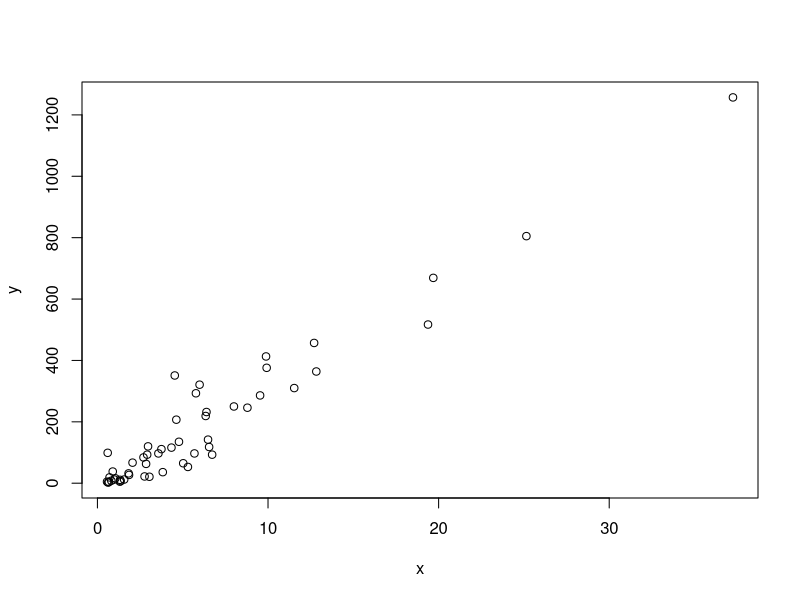
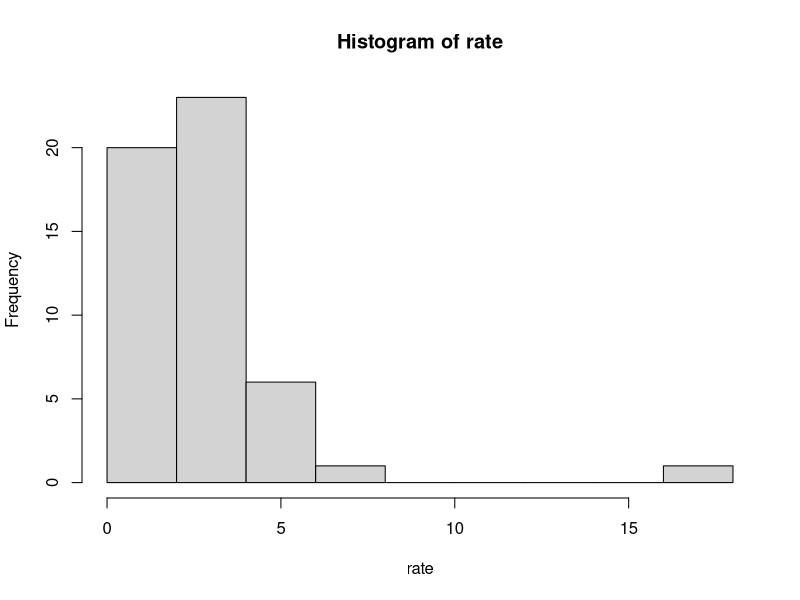
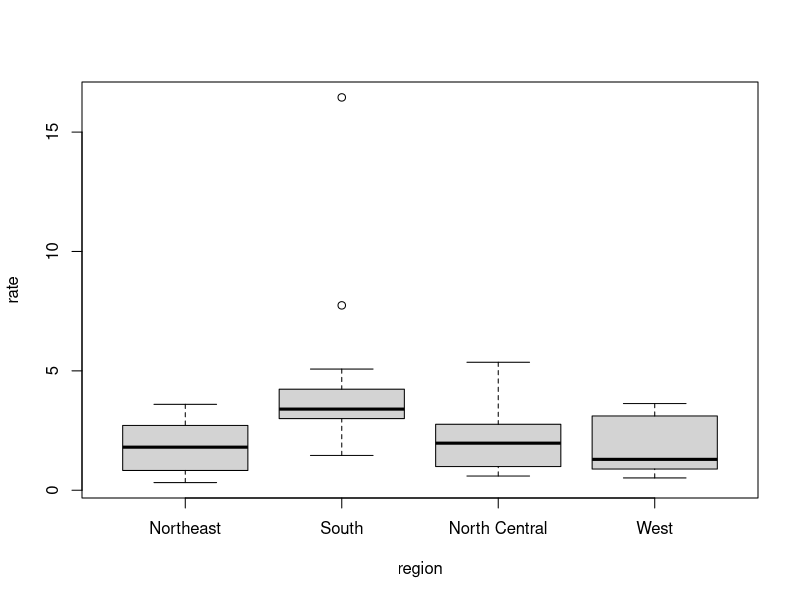
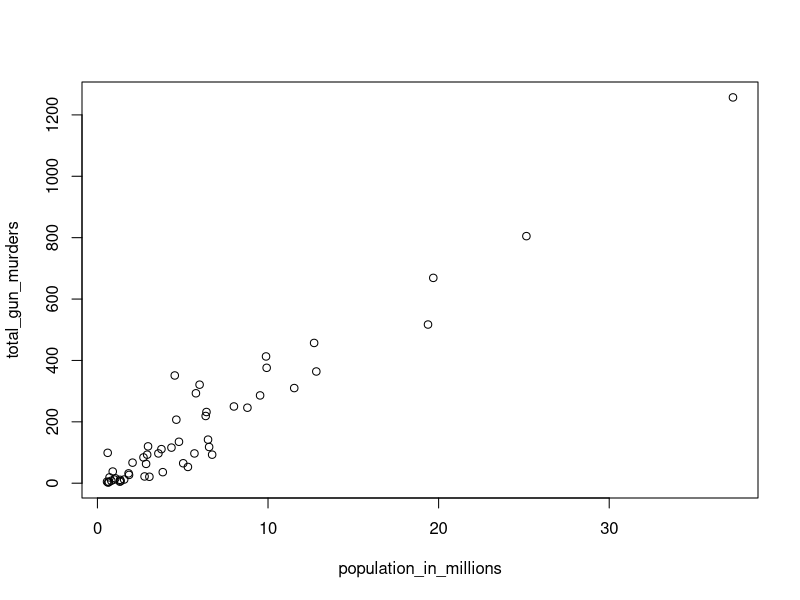
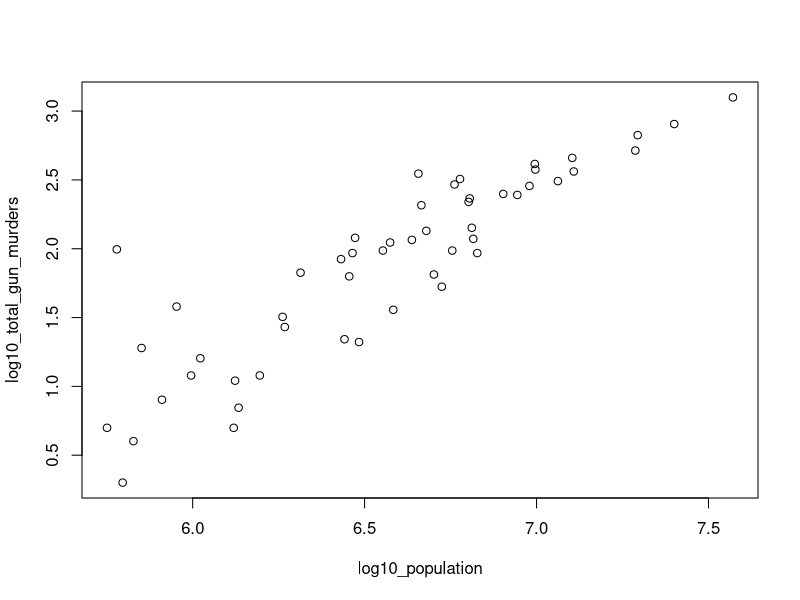
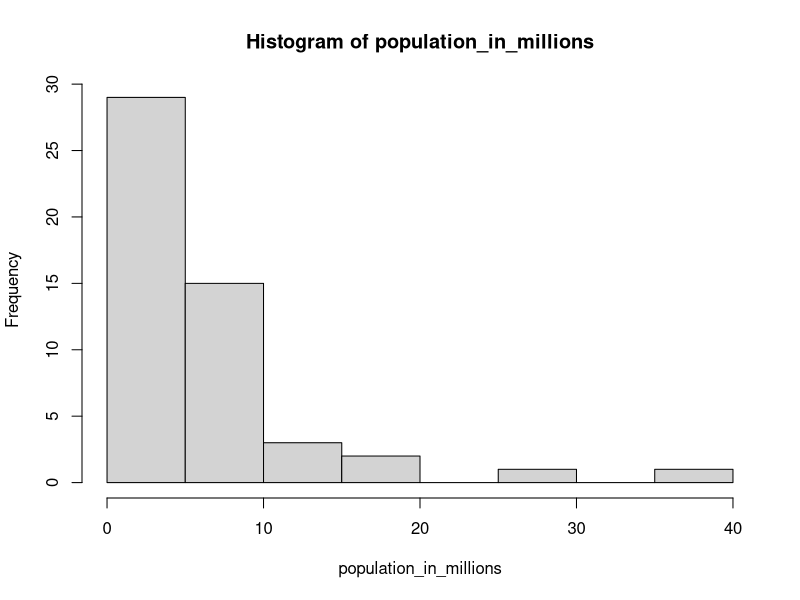
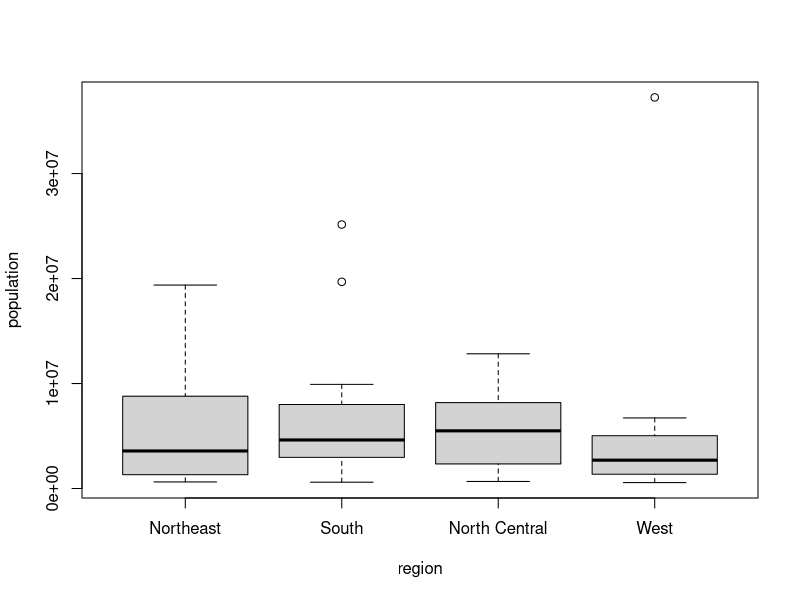
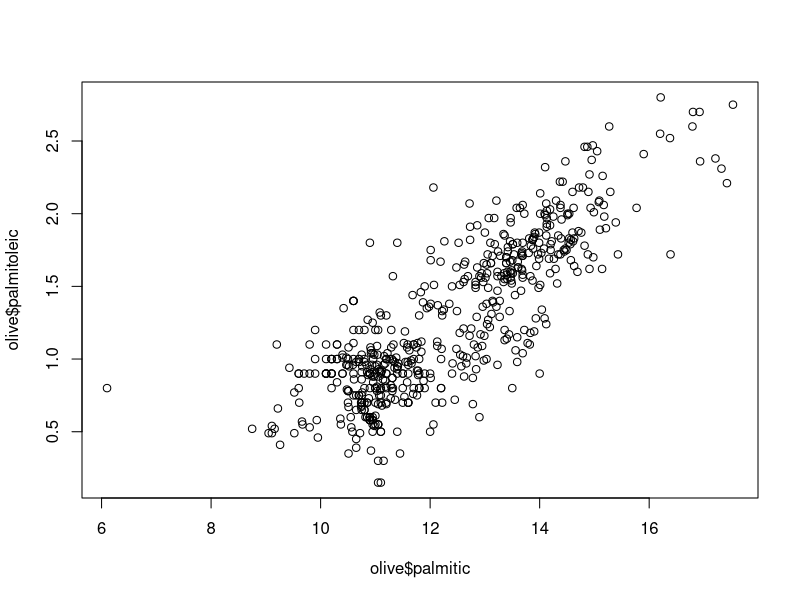

These figures' R source, in order:
## ---- chunk 1
knitr::opts_chunk$set(echo = TRUE)
## ---- chunk 2
# installing the dslabs package
if(!require(dslabs)) install.packages("dslabs")

# loading the dslabs package into the R session
library(dslabs)
## ---- chunk 3
# assigning values to variables
a <- 1
b <- 1
c <- -1

# solving the quadratic equation
(-b + sqrt(b^2 - 4*a*c) ) / ( 2*a )
(-b - sqrt(b^2 - 4*a*c) ) / ( 2*a )
## ---- chunk 4
# Here is how you compute the sum for the first 20 integers
20*(20+1)/2 

# However, we can define a variable to use the formula for other values of n
n <- 20
n*(n+1)/2

n <- 25
n*(n+1)/2

# Below, write code to calculate the sum of the first 100 integers
n<-100
n*(n+1)/2
## ---- chunk 5
# Below, write code to calculate the sum of the first 1000 integers 
n<-1000
n*(n+1)/2
## ---- chunk 6
n <- 1000
x <- seq(1, n)
sum(x)
## ---- chunk 7
# log to the base 2 
log2(16)

# sqrt of the log to the base 2 of 16:
sqrt(log2(16))

# Compute log to the base 10 (log10) of the sqrt of 100. Do not use variables.
log10(sqrt(100))
## ---- chunk 8
# loading the the murders dataset
data(murders)

# determining that the murders dataset is of the "data frame" class
class(murders)
# finding out more about the structure of the object
str(murders)
# showing the first 6 lines of the dataset
head(murders)

# using the accessor operator to obtain the population column
murders$population
# displaying the variable names in the murders dataset
names(murders)
# determining how many entries are in a vector
pop <- murders$population
length(pop)
# vectors can be of class numeric and character
class(pop)
class(murders$state)

# logical vectors are either TRUE or FALSE
z <- 3 == 2
z
class(z)

# factors are another type of class
class(murders$region)
# obtaining the levels of a factor
levels(murders$region)
## ---- chunk 9
str(murders)
## ---- chunk 10
# Use the function names to extract the variable names 
names(murders)
## ---- chunk 11
# To access the population variable from the murders dataset use this code:
p <- murders$population 

# To determine the class of object `p` we use this code:
class(p)

# Use the accessor to extract state abbreviations and assign it to a
a <- murders$abb

# Determine the class of a
class(a)
## ---- chunk 12
# We extract the population like this:
p <- murders$population

# This is how we do the same with the square brackets:
o <- murders[["population"]]

# We can confirm these two are the same
identical(o, p)

# Use square brackets to extract `abb` from `murders` and assign it to b
b <- murders[["abb"]]

# Check if `a` and `b` are identical 
identical(a, b)
## ---- chunk 13
# We can see the class of the region variable using class
class(murders$region)

# Determine the number of regions included in this variable 
length(levels(murders$region))
## ---- chunk 14
# Here is an example of what the table function does
x <- c("a", "a", "b", "b", "b", "c")
table(x)

# Write one line of code to show the number of states per region
table(murders$region)
## ---- chunk 15
options(digits = 3)
a <- 2
b <- -1
c <- -4
(-b+sqrt(b^2-4*a*c))/(2*a)
(-b-sqrt(b^2-4*a*c))/(2*a)
## ---- chunk 16
log(1024, base = 4)
## ---- chunk 17
data(movielens)
str(movielens)
## ---- chunk 18
nlevels(movielens$genres)
## ---- chunk 19
# We may create vectors of class numeric or character with the concatenate function
codes <- c(380, 124, 818)
country <- c("italy", "canada", "egypt")

# We can also name the elements of a numeric vector
# Note that the two lines of code below have the same result
codes <- c(italy = 380, canada = 124, egypt = 818)
codes <- c("italy" = 380, "canada" = 124, "egypt" = 818)

# We can also name the elements of a numeric vector using the names() function
codes <- c(380, 124, 818)
country <- c("italy","canada","egypt")
names(codes) <- country

# Using square brackets is useful for subsetting to access specific elements of a vector
codes[2]
codes[c(1,3)]
codes[1:2]

# If the entries of a vector are named, they may be accessed by referring to their name
codes["canada"]
codes[c("egypt","italy")]
## ---- chunk 20
# Here is an example creating a numeric vector named cost
cost <- c(50, 75, 90, 100, 150)

# Create a numeric vector to store the temperatures listed in the instructions into a vector named temp
# Make sure to follow the same order in the instructions
temp <- c("Beijing"=35, "Lagos"=88, "Paris"=42, "Rio de Janeiro"=84, "San Juan"=81, "Toronto"=30)
cost
temp
class(temp)
## ---- chunk 21
# here is an example of how to create a character vector
food <- c("pizza", "burgers", "salads", "cheese", "pasta")

# Create a character vector called city to store the city names
# Make sure to follow the same order as in the instructions
city <- c("Beijing", "Lagos", "Paris", "Rio de Janeiro", "San Juan", "Toronto")
## ---- chunk 22
# Associate the cost values with its corresponding food item
cost <- c(50, 75, 90, 100, 150)
food <- c("pizza", "burgers", "salads", "cheese", "pasta")
names(cost) <- food

# You already wrote this code
temp <- c(35, 88, 42, 84, 81, 30)
city <- c("Beijing", "Lagos", "Paris", "Rio de Janeiro", "San Juan", "Toronto")

# Associate the temperature values with its corresponding city
names(temp) <- city
temp
## ---- chunk 23
# cost of the last 3 items in our food list:
cost[3:5]

# temperatures of the first three cities in the list:
temp[1:3]
## ---- chunk 24
# Access the cost of pizza and pasta from our food list 
cost[c(1,5)]

# Define temp
temp <- c(35, 88, 42, 84, 81, 30)
city <- c("Beijing", "Lagos", "Paris", "Rio de Janeiro", "San Juan", "Toronto")
names(temp) <- city

# Access the temperatures of Paris and San Juan
temp[c(3,5)]
## ---- chunk 25
# Create a vector m of integers that starts at 32 and ends at 99.
m <- 32:99

# Determine the length of object m.
length(m)

# Create a vector x of integers that starts at 12 and ends at 73.
x <- 12:73

# Determine the length of object x.
length(x)
## ---- chunk 26
# Create a vector with the multiples of 7, smaller than 50.
seq(7, 49, 7) 

# Create a vector containing all the positive odd numbers smaller than 100.
# The numbers should be in ascending order
seq(1,99,2)
## ---- chunk 27
# We can create a vector with the multiples of 7, smaller than 50 like this 
seq(7, 49, 7) 

# But note that the second argument does not need to be the last number
# It simply determines the maximum value permitted
# so the following line of code produces the same vector as seq(7, 49, 7)
seq(7, 50, 7)

# Create a sequence of numbers from 6 to 55, with 4/7 increments and determine its length
length(seq(6,55,4/7))
## ---- chunk 28
# Store the sequence in the object a
a <- seq(1, 10, length.out = 100)

# Determine the class of a
class(a)
## ---- chunk 29
# Store the sequence in the object a
a <- seq(1,10)

# Determine the class of a
class(a)
## ---- chunk 30
# Check the class of 1, assigned to the object a
class(1)

# Confirm the class of 1L is integer
class(1L)
## ---- chunk 31
# Define the vector x
x <- c(1, 3, 5,"a")

# Note that the x is character vector
x

# Typecast the vector to get an integer vector
# You will get a warning but that is ok
x <- as.numeric(x)
x
## ---- chunk 32
# Access the `state` variable and store it in an object 
states <- murders$state 

# Sort the object alphabetically and redefine the object 
states <- sort(states) 

# Report the first alphabetical value  
states[1]

# Access population values from the dataset and store it in pop
pop <- murders$population

# Sort the object and save it in the same object
pop <- sort(pop)

# Report the smallest population size 
pop[1]
## ---- chunk 33
# Access population from the dataset and store it in pop
pop <- murders$population

# Use the command order to find the vector of indexes that order pop and store in object ord
ord <- order(pop)

# Find the index number of the entry with the smallest population size
ord[1]
## ---- chunk 34
# Find the index of the smallest value for variable total 
which.min(murders$total)

# Find the index of the smallest value for population
which.min(murders$population)
## ---- chunk 35
# Define the variable i to be the index of the smallest state
i <- which.min(murders$population)

# Define variable states to hold the states
states <- murders$state

# Use the index you just defined to find the state with the smallest population
states[i]
## ---- chunk 36
# Store temperatures in an object 
temp <- c(35, 88, 42, 84, 81, 30)

# Store city names in an object 
city <- c("Beijing", "Lagos", "Paris", "Rio de Janeiro", "San Juan", "Toronto")

# Create data frame with city names and temperature 
city_temps <- data.frame(name = city, temperature = temp)

# Define a variable states to be the state names 
states <- murders$state

# Define a variable ranks to determine the population size ranks 
ranks <- rank(murders$population)

# Create a data frame my_df with the state name and its rank
my_df <- data.frame(name = states, rank = ranks)
## ---- chunk 37
# Define a variable states to be the state names from the murders data frame
states <- murders$state

# Define a variable ranks to determine the population size ranks 
ranks <- rank(murders$population)

# Define a variable ind to store the indexes needed to order the population values
ind <- order(murders$population)

# Create a data frame my_df with the state name and its rank and ordered from least populous to most 
my_df <- data.frame(states = states[ind], ranks = ranks[ind])
## ---- chunk 38
# Using new dataset 
library(dslabs)
data(na_example)

# Checking the structure 
str(na_example)

# Find out the mean of the entire dataset 
mean(na_example)

# Use is.na to create a logical index ind that tells which entries are NA
ind <- is.na(na_example)

# Determine how many NA ind has using the sum function
sum(ind)
## ---- chunk 39
# Note what we can do with the ! operator
x <- c(1, 2, 3)
ind <- c(FALSE, TRUE, FALSE)
x[!ind]

# Create the ind vector
library(dslabs)
data(na_example)
ind <- is.na(na_example)

# We saw that this gives an NA
mean(na_example)

# Compute the average, for entries of na_example that are not NA
mean(na_example[!ind])
## ---- chunk 40
# The name of the state with the maximum population is found by doing the following
murders$state[which.max(murders$population)]

# how to obtain the murder rate
murder_rate <- murders$total / murders$population * 100000

# ordering the states by murder rate, in decreasing order
murders$state[order(murder_rate, decreasing=TRUE)]
## ---- chunk 41
# Assign city names to `city` 
city <- c("Beijing", "Lagos", "Paris", "Rio de Janeiro", "San Juan", "Toronto")

# Store temperature values in `temp`
temp <- c(35, 88, 42, 84, 81, 30)

# Convert temperature into Celsius and overwrite the original values of 'temp' with these Celsius values
temp <- 5/9 * (temp -32)

# Create a data frame `city_temps` 
city_temps <- data.frame(name = city, temperature = temp)
## ---- chunk 42
# Define an object `x` with the numbers 1 through 100
x <- seq(1,100)

# Compute the sum 
sum((1/x)^2)
## ---- chunk 43
# Store the per 100,000 murder rate for each state in murder_rate
murder_rate <- murders$total / murders$population * 100000

# Calculate the average murder rate in the US 
mean(murder_rate)
## ---- chunk 44
x <- c(2, 43, 27, 96, 18)
sort(x)
order(x)
rank(x)
## ---- chunk 45
x <- c(2, 43, 27, 96, 18)
min(x)
which.min(x)
max(x)
which.max(x)
## ---- chunk 46
name <- c("Mandi", "Amy", "Nicole", "Olivia")
distance <- c(0.8, 3.1, 2.8, 4.0)
time <- c(10, 30, 40, 50)
## ---- chunk 47
hours <- time/60
hours[4]
## ---- chunk 48
speed <- distance/hours
speed[1]
## ---- chunk 49
name[which.max(speed)]
## ---- chunk 50
# defining murder rate as before
murder_rate <- murders$total / murders$population * 100000
# creating a logical vector that specifies if the murder rate in that state is less than or equal to 0.71
index <- murder_rate <= 0.71
# determining which states have murder rates less than or equal to 0.71
murders$state[index]
# calculating how many states have a murder rate less than or equal to 0.71
sum(index)

# creating the two logical vectors representing our conditions
west <- murders$region == "West"
safe <- murder_rate <= 1
# defining an index and identifying states with both conditions true
index <- safe & west
murders$state[index]
## ---- chunk 51
# to determine the murder rate in Massachusetts we may do the following
ind <- which(murders$state == "Massachusetts")
murder_rate[ind]

# to obtain the indices and subsequent murder rates of New York, Florida, Texas, we do:
ind <- match(c("New York", "Florida", "Texas"), murders$state)
ind
murder_rate[ind]

# to see if Boston, Dakota, and Washington are states
c("Boston", "Dakota", "Washington") %in% murders$state
## ---- chunk 52
# Store the murder rate per 100,000 for each state, in `murder_rate`
murder_rate <- murders$total / murders$population * 100000

# Store the `murder_rate < 1` in `low` 
low <- murder_rate < 1
## ---- chunk 53
# Store the murder rate per 100,000 for each state, in murder_rate
murder_rate <- murders$total/murders$population*100000

# Store the murder_rate < 1 in low 
low <- murder_rate < 1

# Get the indices of entries that are below 1
ind <- which(low)
ind
## ---- chunk 54
# Store the murder rate per 100,000 for each state, in murder_rate
murder_rate <- murders$total/murders$population*100000

# Store the murder_rate < 1 in low 
low <- murder_rate < 1

# Names of states with murder rates lower than 1
murders$state[low]
## ---- chunk 55
# Store the murder rate per 100,000 for each state, in `murder_rate`
murder_rate <- murders$total/murders$population*100000

# Store the `murder_rate < 1` in `low` 
low <- murder_rate < 1

# Create a vector ind for states in the Northeast and with murder rates lower than 1. 
northeast <- murders$region == "Northeast"
ind <- low & northeast

# Names of states in `ind` 
murders$state[ind]
## ---- chunk 56
# Store the murder rate per 100,000 for each state, in murder_rate
murder_rate <- murders$total/murders$population*100000


# Compute the average murder rate using `mean` and store it in object named `avg`
avg <- mean(murder_rate)

# How many states have murder rates below avg ? Check using sum 
ind <- murder_rate < avg
sum(ind)
## ---- chunk 57
# Store the 3 abbreviations in a vector called `abbs` (remember that they are character vectors and need quotes)
abbs <- c("AK", "MI", "IA")

# Match the abbs to the murders$abb and store in ind
ind <- match(abbs, murders$abb)

# Print state names from ind
murders$state[ind]
## ---- chunk 58
# Store the 5 abbreviations in `abbs`. (remember that they are character vectors)
abbs <- c("MA", "ME", "MI", "MO", "MU")

# Use the %in% command to check if the entries of abbs are abbreviations in the the murders data frame
abbs%in%murders$abb
## ---- chunk 59
# Store the 5 abbreviations in abbs. (remember that they are character vectors)
abbs <- c("MA", "ME", "MI", "MO", "MU") 

# Use the `which` command and `!` operator to find out which index abbreviations are not actually part of the dataset and store in `ind`
ind <- which(!abbs%in%murders$abb)

# Names of abbreviations in `ind`
abbs[ind]
## ---- chunk 60
# installing and loading the dplyr package
if(!require(dplyr)) install.packages("dplyr")
library(dplyr)

# adding a column with mutate
library(dslabs)
data("murders")
murders <- mutate(murders, rate = total / population * 100000)

# subsetting with filter
filter(murders, rate <= 0.71)

# selecting columns with select
new_table <- select(murders, state, region, rate)

# using the pipe
murders %>% select(state, region, rate) %>% filter(rate <= 0.71)
## ---- chunk 61
# creating a data frame with stringAsFactors = FALSE
grades <- data.frame(names = c("John", "Juan", "Jean", "Yao"), 
                     exam_1 = c(95, 80, 90, 85), 
                     exam_2 = c(90, 85, 85, 90),
                     stringsAsFactors = FALSE)
## ---- chunk 62
# Redefine murders so that it includes a column named rate with the per 100,000 murder rates
murders <- mutate(murders, rate = total / population * 100000)

## ---- chunk 63
# Note that if you want ranks from highest to lowest you can take the negative and then compute the ranks 
x <- c(88, 100, 83, 92, 94)
rank(-x)

# Defining rate
rate <-  murders$total/ murders$population * 100000

# Redefine murders to include a column named rank
# with the ranks of rate from highest to lowest
murders <- mutate(murders, rank = rank(-rate))
## ---- chunk 64
# Use select to only show state names and abbreviations from murders
select(murders, state, abb)
## ---- chunk 65
# Add the necessary columns
murders <- mutate(murders, rate = total/population * 100000, rank = rank(-rate))

# Filter to show the top 5 states with the highest murder rates
filter(murders, rank <= 5)
## ---- chunk 66
# Use filter to create a new data frame no_south
no_south <- filter(murders, region != "South")

# Use nrow() to calculate the number of rows
nrow(no_south)
## ---- chunk 67
# Create a new data frame called murders_nw with only the states from the northeast and the west
murders_nw <- filter(murders, region %in% c("Northeast", "West"))

# Number of states (rows) in this category 
nrow(murders_nw)
## ---- chunk 68
# add the rate column
murders <- mutate(murders, rate =  total / population * 100000, rank = rank(-rate))

# Create a table, call it my_states, that satisfies both the conditions
my_states <- filter(murders, rate < 1 & region %in% c("Northeast", "West"))

# Use select to show only the state name, the murder rate and the rank
select(my_states, state, rate, rank)
## ---- chunk 69
## Define the rate column
murders <- mutate(murders, rate =  total / population * 100000, rank = rank(-rate))

# show the result and only include the state, rate, and rank columns, all in one line
filter(murders, region %in% c("Northeast", "West") & rate < 1) %>% select(state, rate, rank)
## ---- chunk 70
# Loading the table
data(murders)

# Create new data frame called my_states (with specifications in the instructions)
my_states <- murders %>% mutate(rate =  total / population * 100000, rank = rank(-rate)) %>% filter(region %in% c("Northeast", "West") & rate < 1) %>% select(state, rate, rank)
## ---- chunk 71
# a simple scatterplot of total murders versus population
x <- murders$population / 10^6
y <- murders$total
plot(x, y)

# a histogram of murder rates
hist(rate)

# boxplots of murder rates by region
boxplot(rate~region, data = murders)
## ---- chunk 72
population_in_millions <- murders$population/10^6
total_gun_murders <- murders$total

plot(population_in_millions, total_gun_murders)

# Transform population using the log10 transformation and save to object log10_population
log10_population <- log10(murders$population)

# Transform total gun murders using log10 transformation and save to object log10_total_gun_murders
log10_total_gun_murders <- log10(total_gun_murders)

# Create a scatterplot with the log scale transformed population and murders 
plot(log10_population, log10_total_gun_murders)
## ---- chunk 73
# Store the population in millions and save to population_in_millions 
population_in_millions <- murders$population/10^6

# Create a histogram of this variable
hist(population_in_millions)
## ---- chunk 74
# Create a boxplot of state populations by region for the murders dataset
boxplot(population~region, data = murders)
## ---- chunk 75
data(heights)
options(digits = 3)    # report 3 significant digits for all answers
## ---- chunk 76
ind <- heights$height > mean(heights$height)
sum(ind)
## ---- chunk 77
sum(ind & heights$sex=="Female")
## ---- chunk 78
mean(heights$sex == "Female")
## ---- chunk 79
min(heights$height)
## ---- chunk 80
match(50,heights$height)
## ---- chunk 81
heights$sex[1032]
## ---- chunk 82
max(heights$height)
## ---- chunk 83
x <- 50:82
## ---- chunk 84
sum(!(x %in% heights$height))
## ---- chunk 85
heights2 <- mutate(heights, ht_cm = height*2.54)

# Then we subset the new heights2 dataset:

heights2$ht_cm[18]
## ---- chunk 86
mean(heights2$ht_cm)
## ---- chunk 87
females <- filter(heights2, sex == "Female")
nrow(females)
## ---- chunk 88
mean(females$ht_cm)
## ---- chunk 89
data(olive)
head(olive)
## ---- chunk 90
plot(olive$palmitic, olive$palmitoleic)
## ---- chunk 91
hist(olive$eicosenoic)
## ---- chunk 92
boxplot(palmitic ~ region, data = olive)
## ---- chunk 93
# an example showing the general structure of an if-else statement
a <- 0
if(a!=0){
  print(1/a)
} else{
  print("No reciprocal for 0.")
}

# an example that tells us which states, if any, have a murder rate less than 0.5
library(dslabs)
data(murders)
murder_rate <- murders$total / murders$population*100000
ind <- which.min(murder_rate)
if(murder_rate[ind] < 0.5){
  print(murders$state[ind]) 
} else{
  print("No state has murder rate that low")
}

# changing the condition to < 0.25 changes the result
if(murder_rate[ind] < 0.25){
  print(murders$state[ind]) 
} else{
  print("No state has a murder rate that low.")
}

# the ifelse() function works similarly to an if-else conditional
a <- 0
ifelse(a > 0, 1/a, NA)

# the ifelse() function is particularly useful on vectors
a <- c(0,1,2,-4,5)
result <- ifelse(a > 0, 1/a, NA)

# the ifelse() function is also helpful for replacing missing values
data(na_example)
no_nas <- ifelse(is.na(na_example), 0, na_example) 
sum(is.na(no_nas))

# the any() and all() functions evaluate logical vectors
z <- c(TRUE, TRUE, FALSE)
any(z)
all(z)
## ---- chunk 94
# example of defining a function to compute the average of a vector x
avg <- function(x){
  s <- sum(x)
  n <- length(x)
  s/n
}

# we see that the above function and the pre-built R mean() function are identical
x <- 1:100
identical(mean(x), avg(x))

# variables inside a function are not defined in the workspace
s <- 3
avg(1:10)
s
## ---- chunk 95
# functions can have multiple arguments as well as default values
avg <- function(x, arithmetic = TRUE){
  n <- length(x)
  ifelse(arithmetic, sum(x)/n, prod(x)^(1/n))
}
## ---- chunk 96
# creating a function that computes the sum of integers 1 through n
compute_s_n <- function(n){
  x <- 1:n
  sum(x)
}

# a very simple for-loop
for(i in 1:5){
  print(i)
}

# a for-loop for our summation
m <- 25
s_n <- vector(length = m) # create an empty vector
for(n in 1:m){
  s_n[n] <- compute_s_n(n)
}

# creating a plot for our summation function
n <- 1:m
plot(n, s_n)

# a table of values comparing our function to the summation formula
head(data.frame(s_n = s_n, formula = n*(n+1)/2))

# overlaying our function with the summation formula
plot(n, s_n)
lines(n, n*(n+1)/2)
## ---- chunk 97
x <- c(1,2,-3,4)
if(all(x>0)){
print("All Postives")
} else{
print("Not all positives")
}
## ---- chunk 98
# Assign the state abbreviation when the state name is longer than 8 characters 
char_len <- nchar(murders$state)
new_names <- ifelse(char_len > 8, murders$abb, murders$state)
## ---- chunk 99
# Create function called `sum_n`
sum_n <- function(n){
    x <- 1:n
    sum(x)
}

# Use the function to determine the sum of integers from 1 to 5000
sum_n(5000)
## ---- chunk 100
# Create `altman_plot` 
altman_plot <- function(x, y) {
  plot(x+y, y-x)
}
## ---- chunk 101
# Run this code 
x <- 3
    my_func <- function(y){
    x <- 5
    y+5
}

# Print the value of x 
x <- 3
my_func <- function(y){
    x <- 5
    y
    print(x)
}
my_func(x)
print(x)
## ---- chunk 102
# Here is an example of a function that adds numbers from 1 to n
example_func <- function(n){
    x <- 1:n
    sum(x)
}

# Here is the sum of the first 100 numbers
example_func(100)

# Write a function compute_s_n with argument n that for any given n computes the sum of 1 + 2^2 + ...+ n^2
compute_s_n <- function(n){
    x <- 1:n
    sum(x^2)
}

# Report the value of the sum when n=10
compute_s_n(10)
## ---- chunk 103
# Define a function and store it in `compute_s_n`
compute_s_n <- function(n){
  x <- 1:n
  sum(x^2)
}

# Create a vector for storing results
s_n <- vector("numeric", 25)

# write a for-loop to store the results in s_n
for(n in 1:length(s_n)){
  s_n[n] <- compute_s_n(n)
}
## ---- chunk 104
# Define the function
compute_s_n <- function(n){
  x <- 1:n
  sum(x^2)
}

# Define the vector of n
n <- 1:25

# Define the vector to store data
s_n <- vector("numeric", 25)
for(i in n){
  s_n[i] <- compute_s_n(i)
}

#  Create the plot 
plot(n,s_n)
## ---- chunk 105
# Define the function
compute_s_n <- function(n){
  x <- 1:n
  sum(x^2)
}

# Define the vector of n
n <- 1:25

# Define the vector to store data
s_n <- vector("numeric", 25)
for(i in n){
  s_n[i] <- compute_s_n(i)
}

# Check that s_n is identical to the formula given in the instructions.
identical(s_n,(n*(n+1)*(2*n+1))/6)
## ---- chunk 106
sum(ifelse(heights$sex == "Female", 1, 2))
## ---- chunk 107
mean(ifelse(heights$height > 72, heights$height, 0))
## ---- chunk 108
inches_to_ft <- function(x){x/12}
inches_to_ft(144)
## ---- chunk 109
sum(inches_to_ft(heights$height) < 5)
## ---- chunk 110
# define a vector of length m
m <- 10
f_n <- vector(length = m)

# make a vector of factorials
for(n in 1:m){
f_n[n] <- factorial(n)
}

# inspect f_n
f_n
